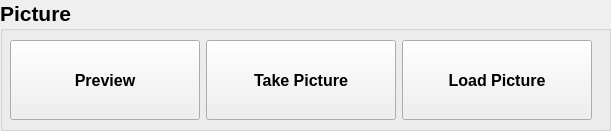
   <widget class="QGroupBox" name="picture_groupbox">
    <property name="geometry">
     <rect>
      <x>10</x>
      <y>520</y>
      <width>611</width>
      <height>131</height>
     </rect>
    </property>
    <property name="sizePolicy">
     <sizepolicy hsizetype="Fixed" vsizetype="Fixed">
      <horstretch>0</horstretch>
      <verstretch>0</verstretch>
     </sizepolicy>
    </property>
    <property name="font">
     <font>
      <family>Arial</family>
      <pointsize>16</pointsize>
      <weight>75</weight>
      <bold>true</bold>
     </font>
    </property>
    <property name="title">
     <string>Picture</string>
    </property>
    <widget class="QWidget" name="layoutWidget_2">
     <property name="geometry">
      <rect>
       <x>10</x>
       <y>40</y>
       <width>591</width>
       <height>82</height>
      </rect>
     </property>
     <property name="sizePolicy">
      <sizepolicy hsizetype="Fixed" vsizetype="Preferred">
       <horstretch>0</horstretch>
       <verstretch>0</verstretch>
      </sizepolicy>
     </property>
     <layout class="QHBoxLayout" name="horizontalLayout_2">
      <property name="sizeConstraint">
       <enum>QLayout::SetFixedSize</enum>
      </property>
      <item>
       <widget class="QPushButton" name="preview_button">
        <property name="sizePolicy">
         <sizepolicy hsizetype="Fixed" vsizetype="Fixed">
          <horstretch>0</horstretch>
          <verstretch>0</verstretch>
         </sizepolicy>
        </property>
        <property name="minimumSize">
         <size>
          <width>190</width>
          <height>80</height>
         </size>
        </property>
        <property name="maximumSize">
         <size>
          <width>300</width>
          <height>300</height>
         </size>
        </property>
        <property name="font">
         <font>
          <family>Arial</family>
          <pointsize>12</pointsize>
          <weight>75</weight>
          <bold>true</bold>
         </font>
        </property>
        <property name="text">
         <string>Preview</string>
        </property>
       </widget>
      </item>
      <item>
       <widget class="QPushButton" name="pic_button">
        <property name="sizePolicy">
         <sizepolicy hsizetype="Fixed" vsizetype="Maximum">
          <horstretch>0</horstretch>
          <verstretch>0</verstretch>
         </sizepolicy>
        </property>
        <property name="minimumSize">
         <size>
          <width>190</width>
          <height>80</height>
         </size>
        </property>
        <property name="maximumSize">
         <size>
          <width>300</width>
          <height>300</height>
         </size>
        </property>
        <property name="font">
         <font>
          <family>Arial</family>
          <pointsize>12</pointsize>
          <weight>75</weight>
          <bold>true</bold>
         </font>
        </property>
        <property name="text">
         <string>Take Picture</string>
        </property>
       </widget>
      </item>
      <item>
       <widget class="QPushButton" name="load_pic_button">
        <property name="sizePolicy">
         <sizepolicy hsizetype="Fixed" vsizetype="Maximum">
          <horstretch>0</horstretch>
          <verstretch>0</verstretch>
         </sizepolicy>
        </property>
        <property name="minimumSize">
         <size>
          <width>190</width>
          <height>80</height>
         </size>
        </property>
        <property name="maximumSize">
         <size>
          <width>300</width>
          <height>300</height>
         </size>
        </property>
        <property name="font">
         <font>
          <family>Arial</family>
          <pointsize>12</pointsize>
          <weight>75</weight>
          <bold>true</bold>
         </font>
        </property>
        <property name="text">
         <string>Load Picture</string>
        </property>
       </widget>
      </item>
     </layout>
    </widget>
   </widget>
